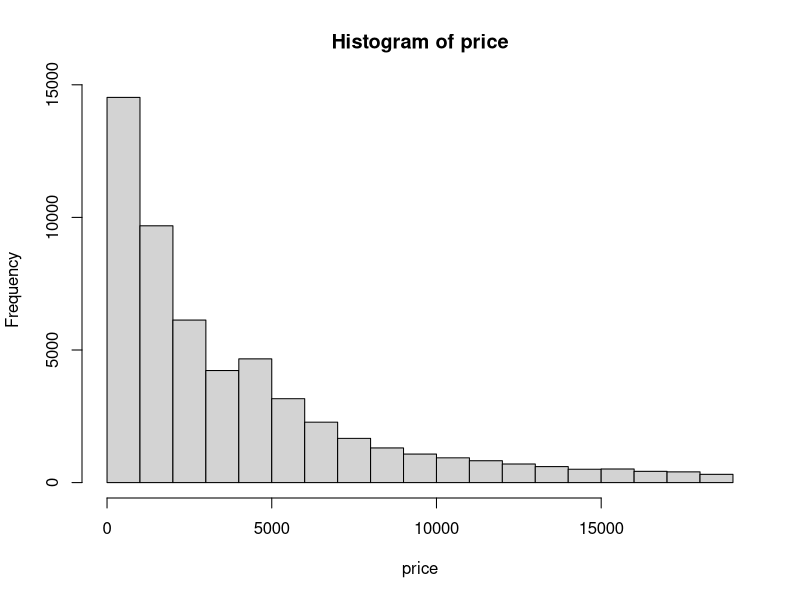
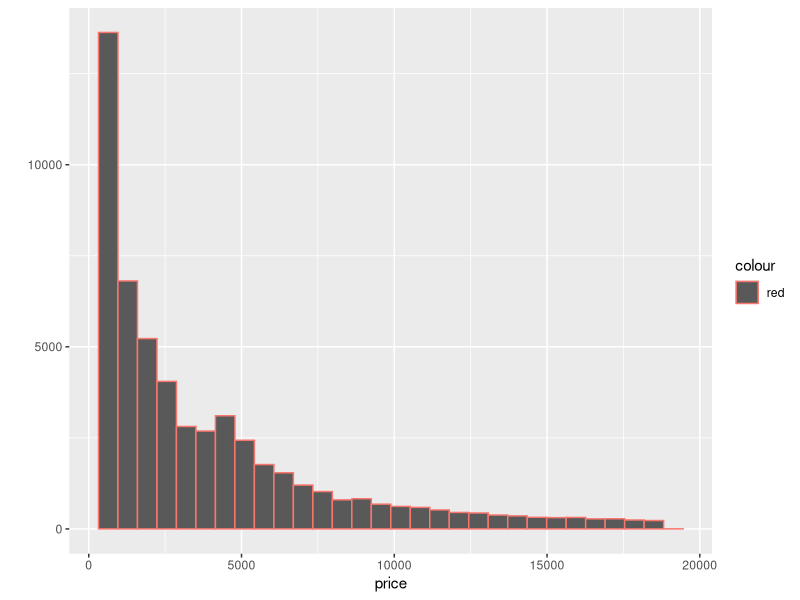
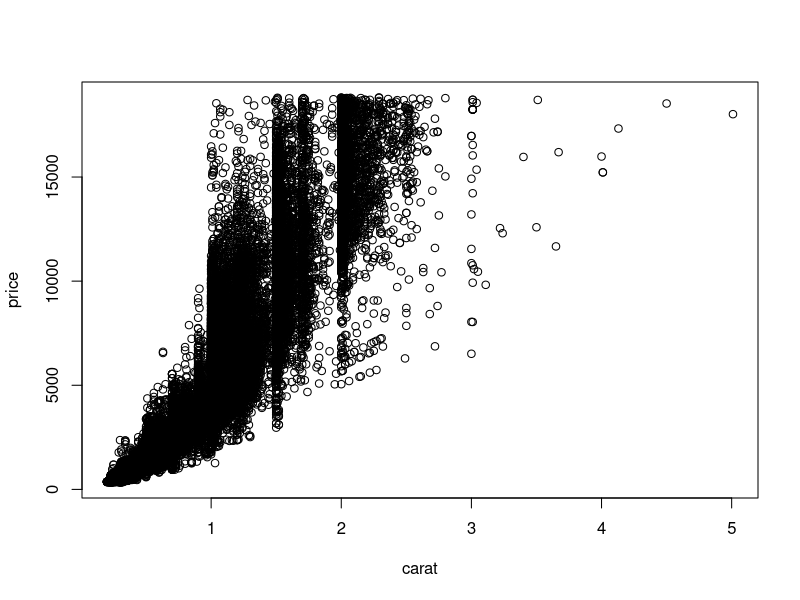
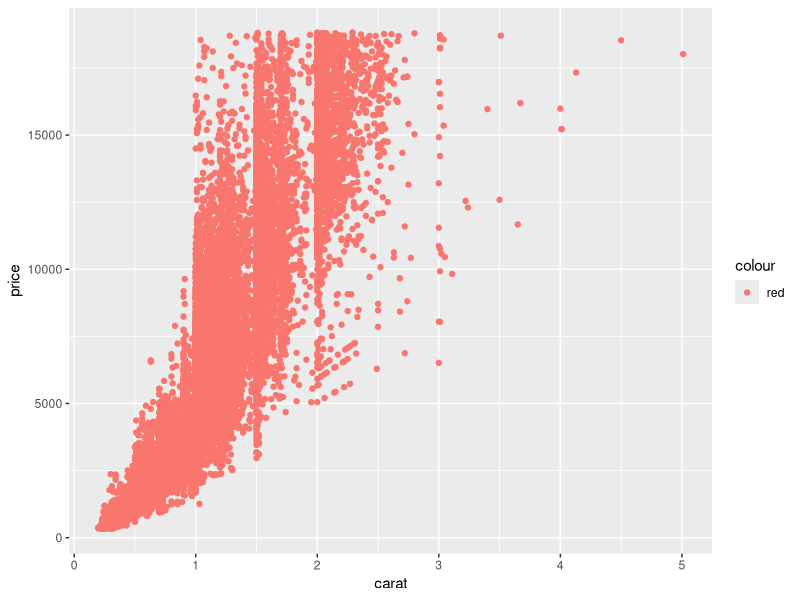
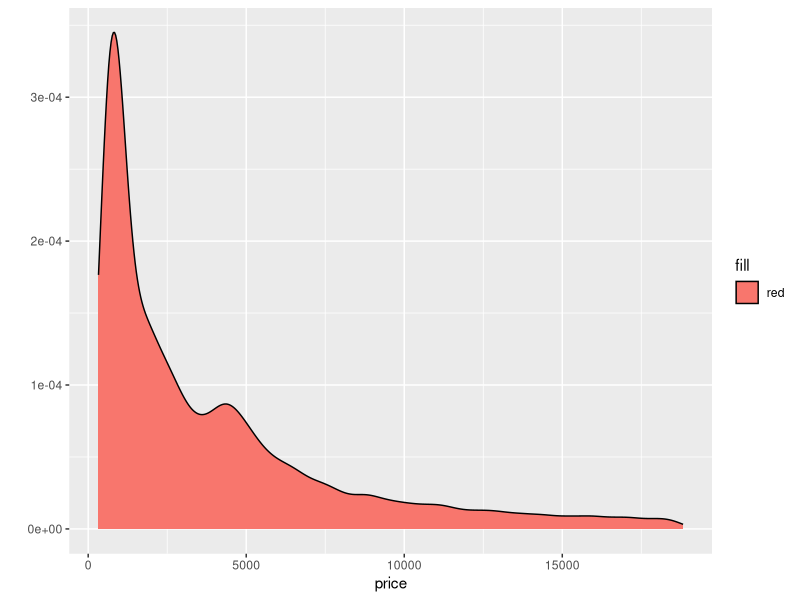
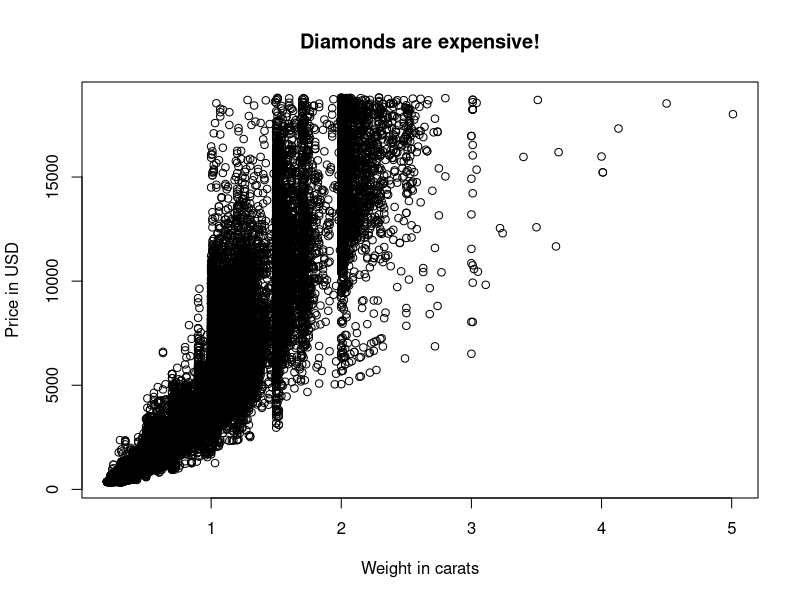
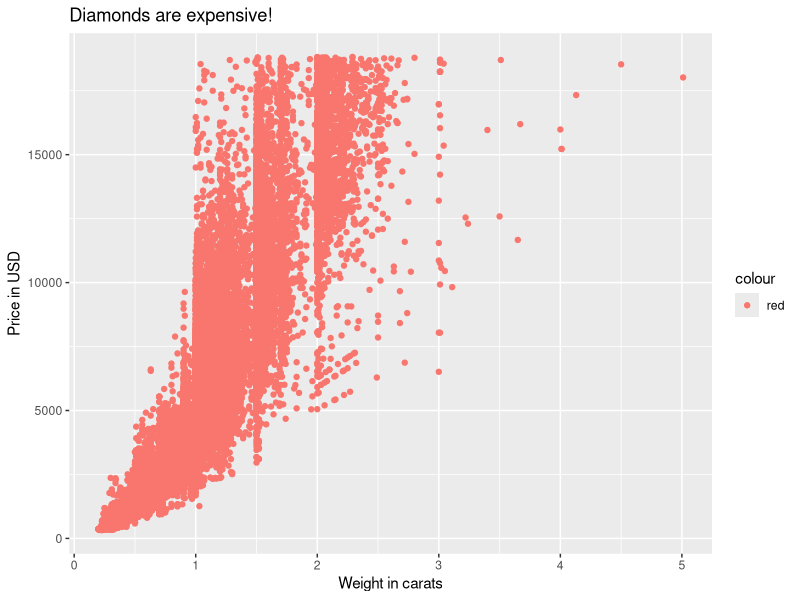
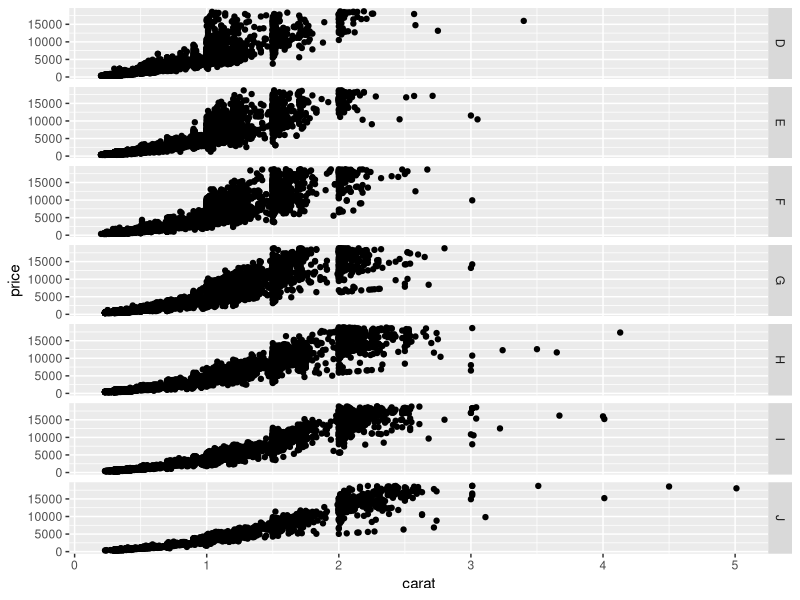

Here is the R script that generated these plots, in order:
library(ggplot2)

data("diamonds")
head(diamonds)

with(diamonds, hist(price))
#GGPLOT
qplot(price, data=diamonds, color="red")

with(diamonds, plot(carat,price))

#GGPLOT
qplot(carat, price, data=diamonds, color="red")
qplot(price, data=diamonds, geom = "density", fill = "red")

with(diamonds, plot(carat,price, xlab="Weight in carats", ylab="Price in USD", main="Diamonds are expensive!"))
qplot(carat, price, data=diamonds, xlab="Weight in carats", ylab="Price in USD", main="Diamonds are expensive!", color="red")


qplot(carat, price, data=diamonds, facets = color~.)
qplot(carat,price, data=diamonds, facets=clarity~.)


qplot(carat, price, data=diamonds, facets=clarity~color)
